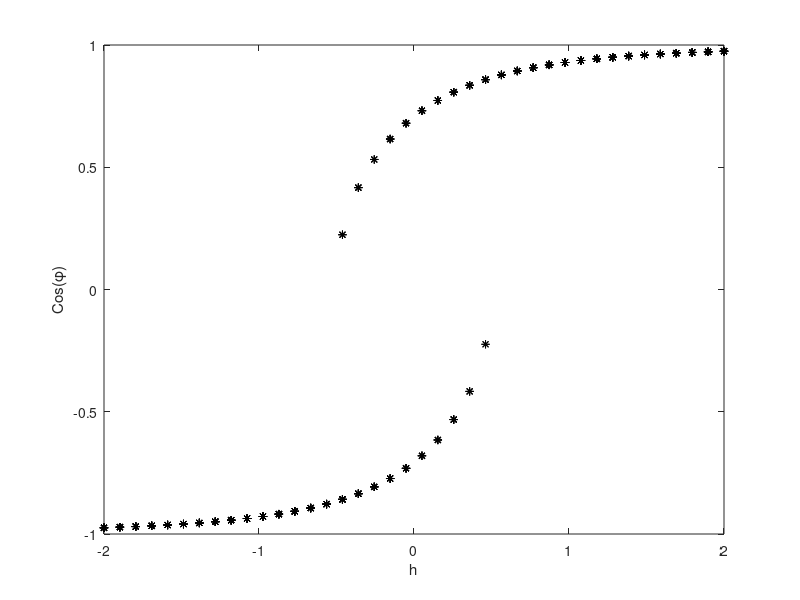

MATLAB code for this plot:
%copyright by J. E Hasbun and T. Datta
%ch10_hysteresisloop.m

clear;

%here x=phi, y=theta, z=h
fH =@(x,y,z) 0.5*sin(2*(x-y))+z*sin(x); % define fH(x,y,z)
dfH =@(x,y,z) cos(2*(x-y))+z*cos(x);    % define dfH(x,y,z) (the derivative)
y=pi/4;
z1=-2; z2=2; Nz=40; zs=(z2-z1)/(Nz-1);  %h range to work with
z=z1:zs:z2;
x1=-pi; x2=pi; Nx=20; xs=(x2-x1)/(Nx-1);%seek roots using this range of guesses
x=x1:xs:x2;
k=0;
for ic=1:length(z)
  %seek all the aeros of fH and collect all the one that make dfH >=0
  for ix=1:length(x)   %let's sweep through many guesses to find many roots
    xx=fzero(@(x) fH(x,y,z(ic)),x(ix));
    if(dfH(xx,y,z(ic)) >=0)  %collect all the roots for which dfH is >=0
      k=k+1;
      phi(k)=xx;
      h(k)=z(ic);
    end
  end
end
plot(h,cos(phi),'k*')
xlabel('h')
ylabel('Cos(\phi)')
